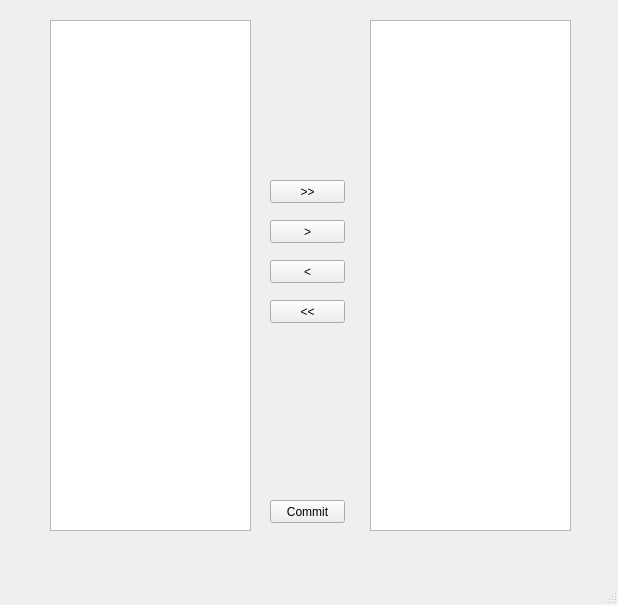
<?xml version="1.0" encoding="UTF-8"?>
<ui version="4.0">
 <class>ServicesEdit</class>
 <widget class="QMainWindow" name="ServicesEdit">
  <property name="geometry">
   <rect>
    <x>0</x>
    <y>0</y>
    <width>618</width>
    <height>605</height>
   </rect>
  </property>
  <property name="windowTitle">
   <string>MainWindow</string>
  </property>
  <widget class="QWidget" name="centralwidget">
   <widget class="QListWidget" name="servicesList">
    <property name="geometry">
     <rect>
      <x>50</x>
      <y>20</y>
      <width>201</width>
      <height>511</height>
     </rect>
    </property>
    <property name="minimumSize">
     <size>
      <width>201</width>
      <height>511</height>
     </size>
    </property>
    <property name="maximumSize">
     <size>
      <width>201</width>
      <height>511</height>
     </size>
    </property>
   </widget>
   <widget class="QPushButton" name="dragAllRight">
    <property name="geometry">
     <rect>
      <x>270</x>
      <y>180</y>
      <width>75</width>
      <height>23</height>
     </rect>
    </property>
    <property name="text">
     <string>&gt;&gt;</string>
    </property>
   </widget>
   <widget class="QPushButton" name="dragOneRight">
    <property name="geometry">
     <rect>
      <x>270</x>
      <y>220</y>
      <width>75</width>
      <height>23</height>
     </rect>
    </property>
    <property name="text">
     <string>&gt;</string>
    </property>
   </widget>
   <widget class="QPushButton" name="dragOneLeft">
    <property name="geometry">
     <rect>
      <x>270</x>
      <y>260</y>
      <width>75</width>
      <height>23</height>
     </rect>
    </property>
    <property name="text">
     <string>&lt;</string>
    </property>
   </widget>
   <widget class="QPushButton" name="dragAllLeft">
    <property name="geometry">
     <rect>
      <x>270</x>
      <y>300</y>
      <width>75</width>
      <height>23</height>
     </rect>
    </property>
    <property name="text">
     <string>&lt;&lt;</string>
    </property>
   </widget>
   <widget class="QListWidget" name="servicesSelected">
    <property name="geometry">
     <rect>
      <x>370</x>
      <y>20</y>
      <width>201</width>
      <height>511</height>
     </rect>
    </property>
   </widget>
   <widget class="QPushButton" name="commit">
    <property name="geometry">
     <rect>
      <x>270</x>
      <y>500</y>
      <width>75</width>
      <height>23</height>
     </rect>
    </property>
    <property name="text">
     <string>Commit</string>
    </property>
   </widget>
  </widget>
  <widget class="QMenuBar" name="menubar">
   <property name="geometry">
    <rect>
     <x>0</x>
     <y>0</y>
     <width>618</width>
     <height>21</height>
    </rect>
   </property>
  </widget>
  <widget class="QStatusBar" name="statusbar"/>
 </widget>
 <resources/>
 <connections/>
</ui>
